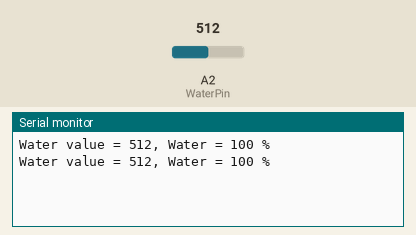
Simulated run of this sketch. Board: Arduino Uno, built with avr-gcc and run on an emulated ATmega328P. Shown: the last lines printed to the serial monitor. The inputs (shaded band) are chosen by the test bench; at power-on: A2 (WaterPin) = 512.

Above: at 5.8 s.
5.9 s: A2 (WaterPin) set to 716
At 11.3 s:
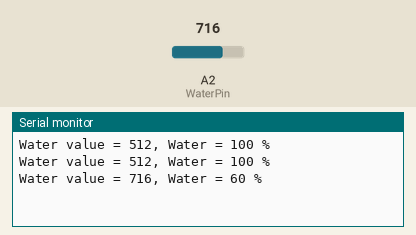
11.9 s: A2 (WaterPin) set to 900
At 16.3 s:
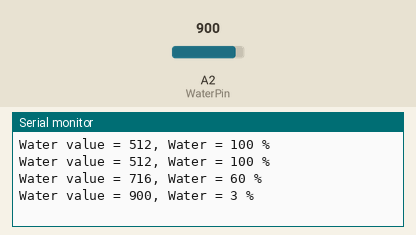
Timing chart, 0 to 17.8 s (numbered marks = the images above; inputs shaded):
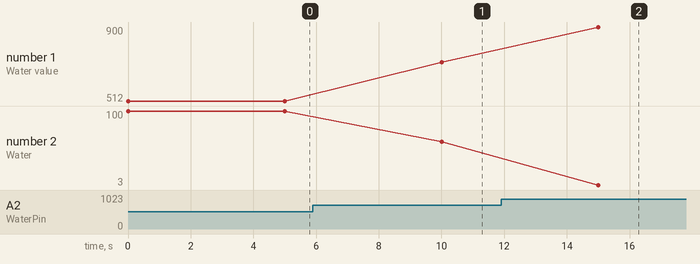

Measured:
- after the input at 5.9 s, the serial monitor: prints a new line after 4.1 s (image 1)
- after the input at 11.9 s, the serial monitor: prints a new line after 3.1 s (image 2)
- plotted number 1: 512 → 716 after the input at 5.9 s, 716 → 900 after the input at 11.9 s
- plotted number 2: 100 → 60 after the input at 5.9 s, 60 → 3 after the input at 11.9 s

The sketch:

Water.ino
```cpp
#define WaterPin A2

void setup() {
  Serial.begin(9600);
}

void loop() {
  int WaterValue = analogRead(WaterPin);
  int Water = map(WaterValue, 910, 588, 0, 100);
  Water = constrain(Water, 0, 100);

  Serial.print("Water value = ");
  Serial.print(WaterValue);
  Serial.print(", Water = ");
  Serial.print(Water);
  Serial.println(" %");
  delay(5000);
}
```
